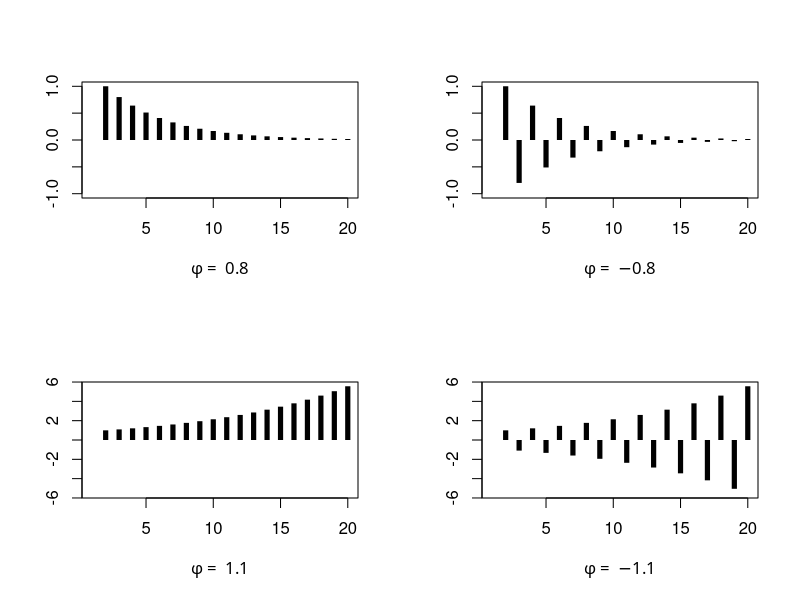

The R source for this figure:
T <- 20
w <- 1*(1:T == 2)


phis <- c(.8,-.8,1.1,-1.1)
y <- array( dim=c(T,length(phis)) )
y[1,] <- rep(0, length(phis))
for ( j in 2:T )

  y[j,] <- phis * y[j-1,] + w[j]


print( y[2:T,1] )
print( phis[[1]]^seq(0,T-2) )


screens <- split.screen( figs=c(2,2) )
for ( i in 1:length(phis) )
{
  screen( n = screens[[i]], new = TRUE )
  plot( 1:T,y[,i], type = "h", xlab=paste("f = ",phis[[i]]), ylab="",
    font.lab = 5, cex=.5, lwd=5,lend=1,ylim=c(-max(y[,i]),max(y[,i])))
}
close.screen(all=TRUE)


